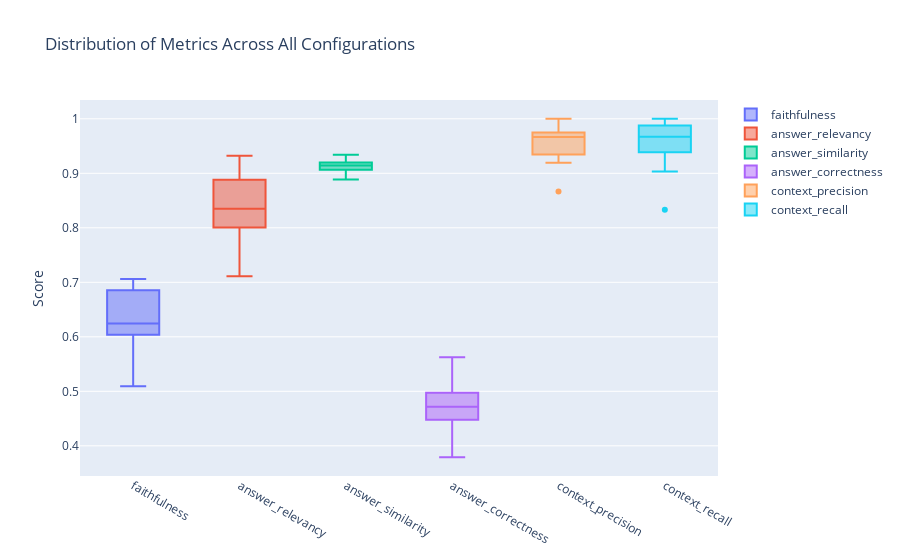

Write notebook code for a chart like this one.
### Markdown cell above
## Overall Metrics Distribution

### Code cell
metric_cols = ['faithfulness', 'answer_relevancy', 'answer_similarity', 'answer_correctness', 
               'context_precision', 'context_recall']

fig = go.Figure()
for col in metric_cols:
    fig.add_trace(go.Box(y=df[col], name=col))

fig.update_layout(
    title='Distribution of Metrics Across All Configurations',
    yaxis_title='Score',
    showlegend=True,
    height=600
)
fig.show()

### Figure 1 — Plotly figure (JSON) as saved in the notebook; plotly's stock layout.template omitted (floating-point values rounded to 4 significant figures)
{"data": [{"name": "faithfulness", "type": "box", "y": [0.5094, 0.6193, 0.5496, 0.6862, 0.5779, 0.6114, 0.6115, 0.6747, 0.6528, 0.6379, 0.6297, 0.6905, 0.706, 0.5965, 0.5343, 0.6156, 0.6174, 0.6862, 0.7014, 0.6848]}, {"name": "answer_relevancy", "type": "box", "y": [0.871, 0.9049, 0.9054, 0.8006, 0.7314, 0.9321, 0.8087, 0.8116, 0.8096, 0.9287, 0.8285, 0.7129, 0.8691, 0.9275, 0.8416, 0.8495, 0.7971, 0.8006, 0.8712, 0.7109]}, {"name": "answer_similarity", "type": "box", "y": [0.9071, 0.9183, 0.9122, 0.9035, 0.8952, 0.9055, 0.9244, 0.9341, 0.9175, 0.9204, 0.8885, 0.9175, 0.9238, 0.9318, 0.9095, 0.9099, 0.9143, 0.9035, 0.914, 0.9197]}, {"name": "answer_correctness", "type": "box", "y": [0.43, 0.4739, 0.4798, 0.5002, 0.3791, 0.4488, 0.4459, 0.5625, 0.4695, 0.5608, 0.4466, 0.4929, 0.4794, 0.5432, 0.4419, 0.4499, 0.4632, 0.5002, 0.4944, 0.4516]}, {"name": "context_precision", "type": "box", "y": [0.9677, 0.9667, 0.9677, 0.9333, 0.9655, 0.9667, 0.9677, 1.0, 0.9355, 0.9667, 0.8667, 0.9355, 0.9833, 0.9655, 1.0, 0.9194, 0.9821, 0.9333, 0.9333, 1.0]}, {"name": "context_recall", "type": "box", "y": [0.9677, 0.9967, 0.9677, 0.9417, 0.9655, 1, 0.9581, 0.9833, 0.9032, 0.9867, 0.8333, 0.9355, 0.9667, 1, 1, 0.9884, 0.9196, 0.9417, 0.9333, 0.9731]}], "layout": {"autosize": true, "showlegend": true, "title": {"text": "Distribution of Metrics Across All Configurations"}, "xaxis": {"autorange": true, "range": [-0.5, 5.5], "type": "category"}, "yaxis": {"autorange": true, "range": [0.3446, 1.034], "title": {"text": "Score"}, "type": "linear"}}}
